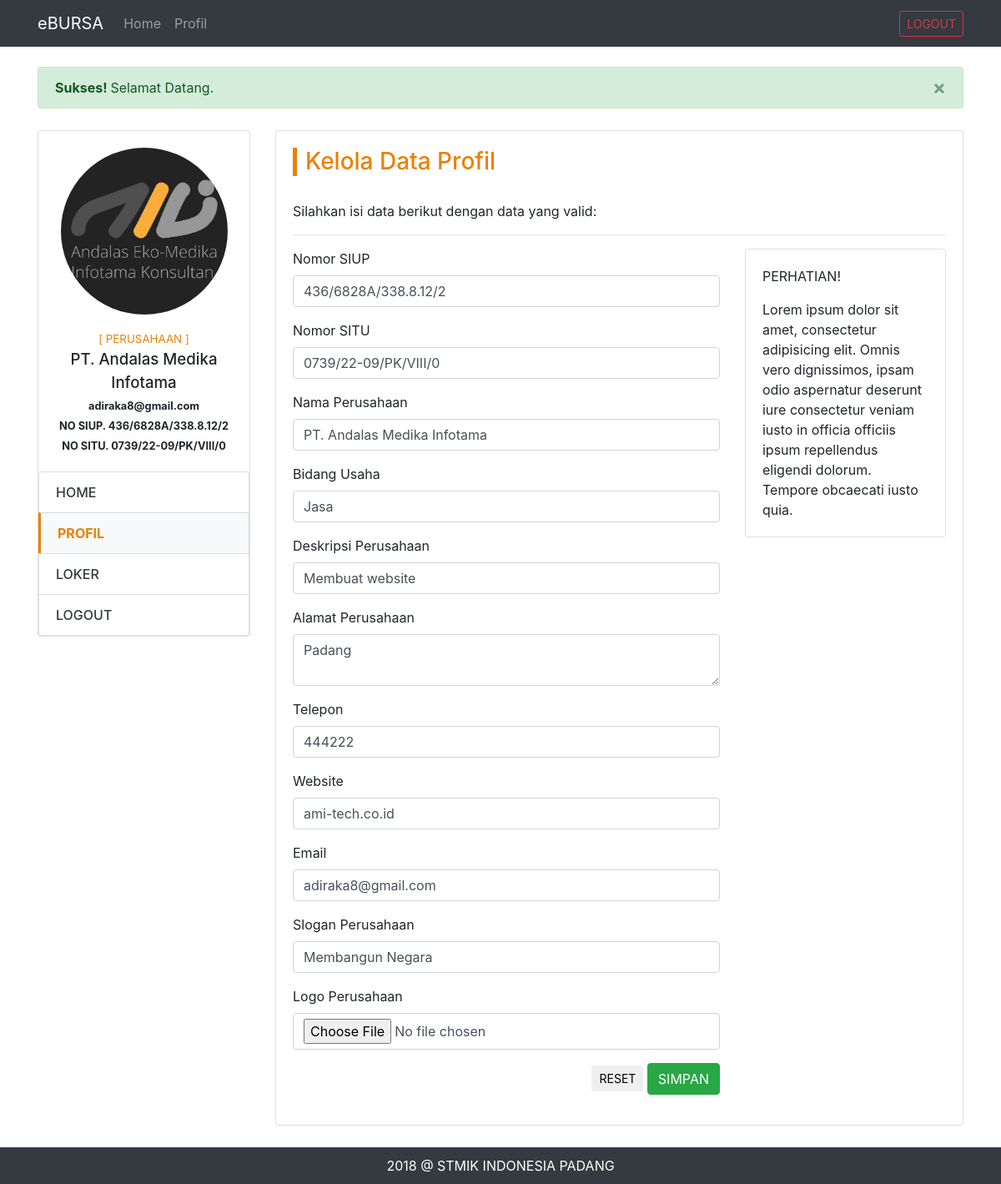
Page /perusahaan-dashboard.php?page=profil (signed in) on the earlier database version.
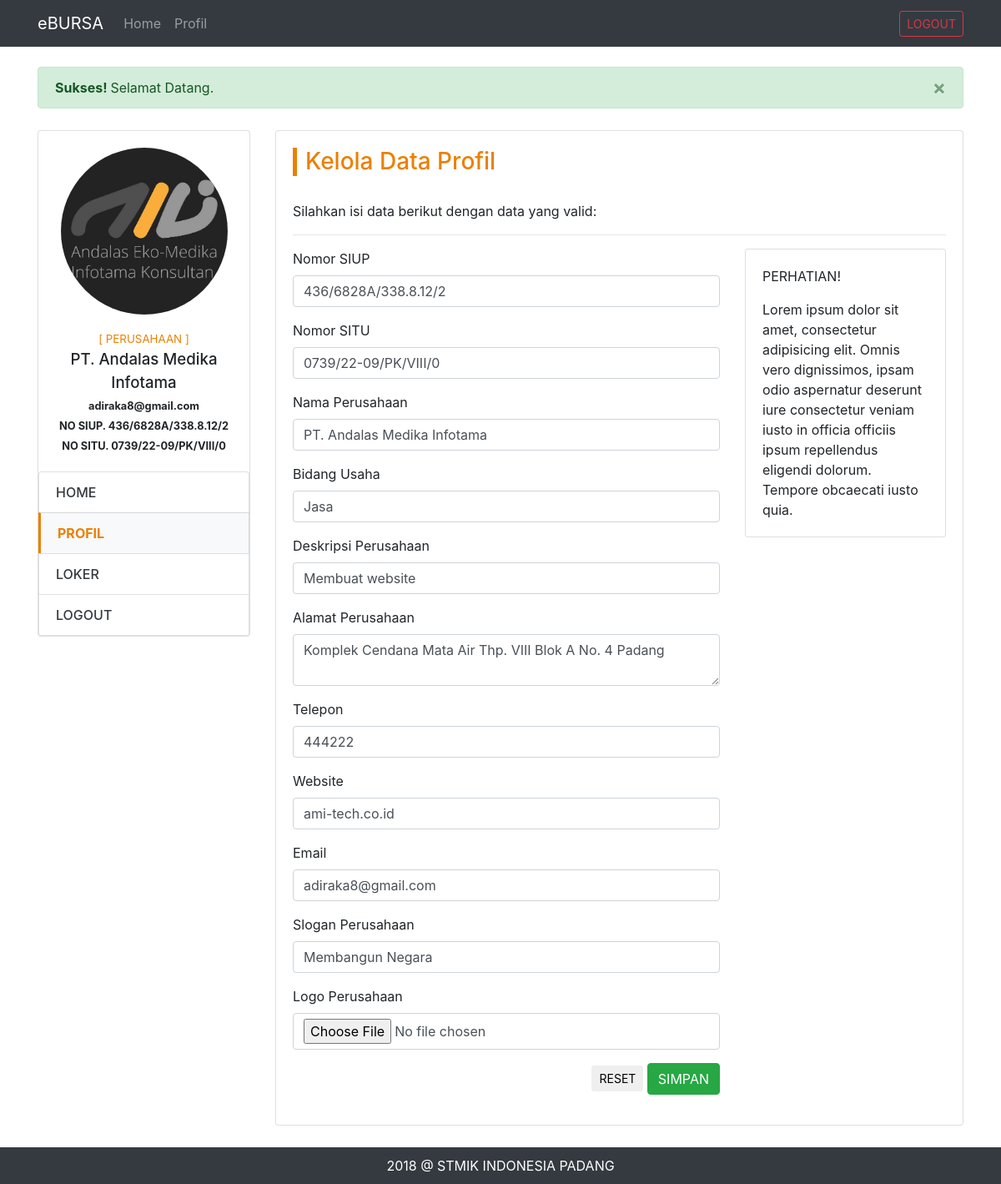
Same page on the later database version.
### tables this page shows
CREATE TABLE `profil_perusahaan` (
  `id` int(11) NOT NULL AUTO_INCREMENT,
  `user_akun_id` int(11) NOT NULL,
  `nama_perusahaan` varchar(50) NOT NULL,
  `no_siup` varchar(20) NOT NULL,
  `no_situ` varchar(20) NOT NULL,
  `bidang_usaha` varchar(50) NOT NULL,
  `alamat` text,
  `telepon` varchar(20) DEFAULT NULL,
  `deskripsi_perusahaan` text,
  `website` varchar(50) DEFAULT NULL,
  `email` varchar(50) NOT NULL,
  `logo_perusahaan` varchar(100) DEFAULT NULL,
  `slogan` varchar(50) DEFAULT NULL,
  `dibuat_pada` date NOT NULL,
  PRIMARY KEY (`id`),
  KEY `user_akun_id` (`user_akun_id`)
);

### cores/misc/function.php (called while the page is built, shortened)
<?php
	function getPerusahaanProfil($id) {
		$conn = koneksi();
		$sql = "SELECT * FROM profil_perusahaan WHERE user_akun_id = '$id'";
		$proc = mysqli_query($conn, $sql);
		$data = mysqli_fetch_assoc($proc);
		return $data;
	}
	function koneksi() {
		$conn = mysqli_connect('localhost', 'root', '', 'dbbursa');
		return $conn;
	}
?>

### views/perusahaan/profil.php (the view, shortened to what this page needs)
<div class="row">
	<div class="col-md-3">
		<?php include "views/perusahaan/partials/side-menu.php"; ?>
	</div>
	<div class="col-md-9">
		<div class="card">
			<div class="card-body">
				<h3 class="home-title">Kelola Data Profil</h3>
				<p>Silahkan isi data berikut dengan data yang valid:</p> <hr>
				<div class="row">
					<div class="col-md-8">
						<form action="cores/perusahaan/profil/ubah-profil-process.php" method="POST" enctype="multipart/form-data">
							<div class="form-group">
								<label for="no_siup">Nomor SIUP</label>
								<input type="text" name="no_siup" id="no_siup" class="form-control" value="<?php echo $dataProfil["no_siup"] ?>">
							</div>
							<div class="form-group">
								<label for="no_situ">Nomor SITU</label>
								<input type="text" name="no_situ" id="no_situ" class="form-control" value="<?php echo $dataProfil["no_situ"] ?>">
							</div>
							<div class="form-group">
								<label for="nama_perusahaan">Nama Perusahaan</label>
								<input type="text" name="nama_perusahaan" id="nama_perusahaan" class="form-control" value="<?php echo $dataProfil["nama_perusahaan"] ?>">
							</div>
							<div class="form-group">
								<label for="bidang_usaha">Bidang Usaha</label>
								<input type="text" name="bidang_usaha" id="bidang_usaha" class="form-control" value="<?php echo $dataProfil["bidang_usaha"] ?>">
							</div>
							<div class="form-group">
								<label for="deskripsi">Deskripsi Perusahaan</label>
								<input type="text" name="deskripsi" id="deskripsi" class="form-control" value="<?php echo $dataProfil["deskripsi_perusahaan"] ?>">
							</div>
							<div class="form-group">
								<label for="alamat">Alamat Perusahaan</label>
								<textarea name="alamat" id="alamat" class="form-control"><?php echo $dataProfil["alamat"] ?></textarea>
							</div>
							<div class="form-group">
								<label for="telepon">Telepon</label>
								<input type="text" name="telepon" id="telepon" class="form-control" value="<?php echo $dataProfil["telepon"] ?>">
							</div>
							<div class="form-group">
								<label for="website">Website</label>
								<input type="text" name="website" id="website" class="form-control" value="<?php echo $dataProfil["website"] ?>">
							</div>
							<div class="form-group">
								<label for="email">Email</label>
								<input type="text" name="email" id="email" class="form-control" value="<?php echo $dataProfil["email"] ?>">
							</div>
							<div class="form-group">
								<label for="slogan">Slogan Perusahaan</label>
								<input type="text" name="slogan" id="slogan" class="form-control" value="<?php echo $dataProfil["slogan"] ?>">
							</div>
							<div class="form-group">
								<label for="logo">Logo Perusahaan</label>
								<input type="file" name="logo" id="logo" class="form-control">
							</div>
							<div class="form-group text-right">
								<button type="reset" class="btn btn-sm btn-default">RESET</button>
								<button type="submit" class="btn btn-success">SIMPAN</button>
							</div>
						</form>
					</div>
					<div class="col-md-4">
						<div class="card">
							<div class="card-body">
								<p>PERHATIAN!</p>
								Lorem ipsum dolor sit amet, consectetur adipisicing elit. Omnis vero dignissimos, ipsam odio aspernatur deserunt iure consectetur veniam iusto in officia officiis ipsum repellendus eligendi dolorum. Tempore obcaecati iusto quia.
							</div>
						</div>
					</div>
				</div>
			</div>
		</div>
	</div>
</div>

### views/perusahaan/partials/side-menu.php
<div class="card">
	<div class="card-body">
		<div class="text-center">
			<img src="assets/img/profil/perusahaan/<?php echo $dataProfil["logo_perusahaan"] ?>" class="rounded-circle text-center" height="200xp">
			<div class="side-detail">
				<div class="side-akses">[ <?php echo strtoupper($_SESSION['hak_akses']) ?> ]</div>
				<div class="side-nama"><?php echo $dataProfil["nama_perusahaan"] ?></div>
				<div class="side-email"><small><strong><?php echo $dataProfil["email"] ?></strong></small></div>
				<div class="side-nip"><small><strong><?php echo 'NO SIUP. '.$dataProfil["no_siup"] ?></strong></small></div>
				<div class="side-nip"><small><strong><?php echo 'NO SITU. '.$dataProfil["no_situ"] ?></strong></small></div>
			</div>
		</div>
	</div>
	<ul class="list-group">
		<a href="?page=home" class="list-group-item <?php echo $page=='home'?'active':'' ?>">HOME</a>
		<a href="?page=profil" class="list-group-item <?php echo $page=='profil'?'active':'' ?>">PROFIL</a>
		<a href="?page=loker" class="list-group-item <?php echo $page=='loker'?'active':'' ?>">LOKER</a>
		<a href="logout.php" class="list-group-item">LOGOUT</a>
	</ul>
</div>

Differences in the rows shown:
changed profil_perusahaan "PT. Andalas Medika Infotama": alamat "Padang" → "Komplek Cendana Mata Air Thp. VIII Blok A No. 4 Padang"
